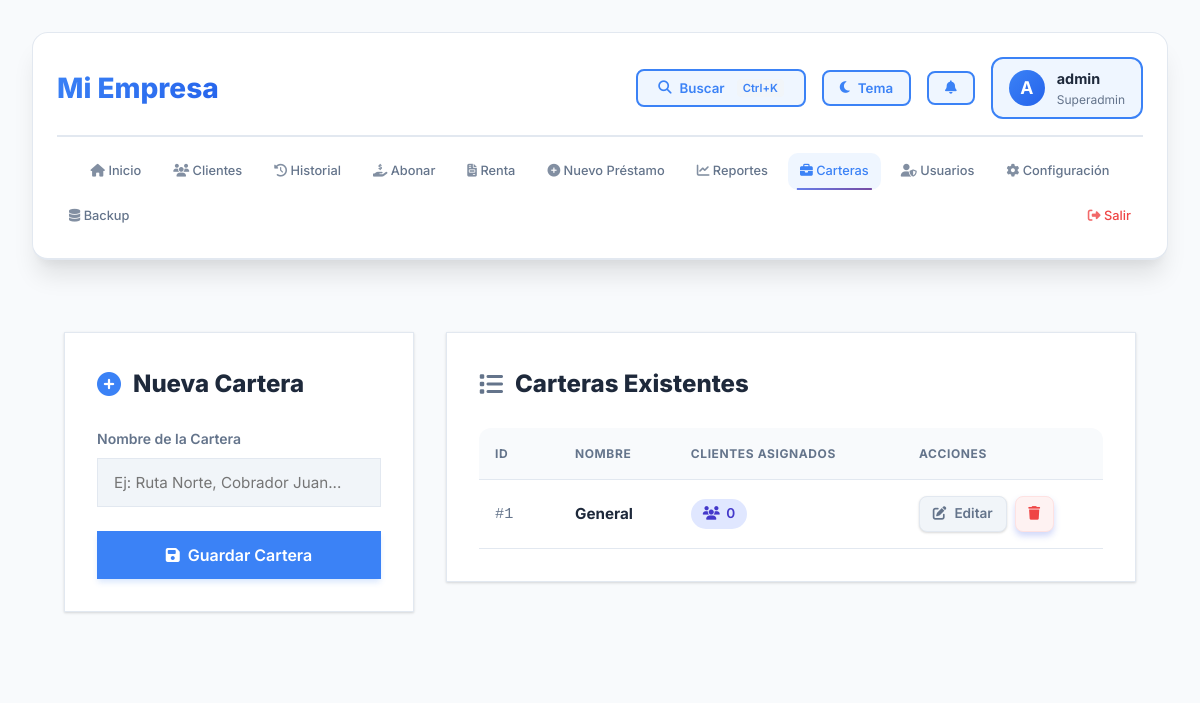
Screenshot of /portfolios.php (signed in) with the database file from the repository.
### tables this page shows
CREATE TABLE IF NOT EXISTS portfolios (
    id INT AUTO_INCREMENT PRIMARY KEY,
    name VARCHAR(255) UNIQUE NOT NULL,
    created_at TIMESTAMP DEFAULT CURRENT_TIMESTAMP
);

### portfolios.php (the view, shortened to what this page needs)
<?php
require 'db.php';
$edit_portfolio = null;
$portfolios = $pdo->query("
    SELECT p.*, COUNT(c.id) as client_count
    FROM portfolios p
    LEFT JOIN clients c ON p.id = c.portfolio_id
    GROUP BY p.id
    ORDER BY p.name ASC
")->fetchAll();
require 'components/enhanced_header.php';
?>
<div class="container">
    <div class="main-grid">
        <div class="card">
            <h2>
                <i class="fas fa-<?= $edit_portfolio ? 'edit' : 'plus-circle' ?>"
                    style="color: var(--primary-color);"></i>
                <?= $edit_portfolio ? 'Editar Cartera' : 'Nueva Cartera' ?>
            </h2>
            <form method="POST">
                <div class="form-group">
                    <label>Nombre de la Cartera</label>
                    <input type="text" name="name" class="form-control" required
                        value="<?= $edit_portfolio ? htmlspecialchars($edit_portfolio['name']) : '' ?>"
                        placeholder="Ej: Ruta Norte, Cobrador Juan...">
                </div>
                <div style="display: flex; flex-direction: column; gap: 1rem;">
                    <button type="submit" class="btn btn-primary btn-block">
                        <i class="fas fa-save"></i>
                        <?= $edit_portfolio ? 'Actualizar' : 'Guardar' ?> Cartera
                    </button>
                </div>
            </form>
        </div>
        <div class="card">
            <h2><i class="fas fa-list" style="color: var(--text-secondary);"></i> Carteras Existentes</h2>
            <div class="table-container">
                <table class="modern-table">
                    <thead>
                        <tr>
                            <th style="width: 80px;">ID</th>
                            <th>Nombre</th>
                            <th>Clientes Asignados</th>
                            <th style="width: 200px;">Acciones</th>
                        </tr>
                    </thead>
                    <tbody>
                        <?php foreach ($portfolios as $portfolio): ?>
                            <tr>
                                <td><span
                                        style="font-family: monospace; color: var(--text-secondary);">#<?= $portfolio['id'] ?></span>
                                </td>
                                <td><strong><?= htmlspecialchars($portfolio['name']) ?></strong></td>
                                <td>
                                    <span class="badge-clients">
                                        <i class="fas fa-users"></i> <?= $portfolio['client_count'] ?>
                                    </span>
                                </td>
                                <td>
                                    <div class="action-buttons">
                                        <a href="portfolios.php?edit=<?= $portfolio['id'] ?>"
                                            class="btn btn-secondary btn-sm">
                                            <i class="fas fa-edit"></i> Editar
                                        </a>
                                        <?php if ($portfolio['client_count'] == 0): ?>
                                            <a href="portfolios.php?delete=<?= $portfolio['id'] ?>"
                                                class="btn btn-danger btn-sm"
                                                onclick="return confirm('¿Seguro que deseas eliminar esta cartera?')">
                                                <i class="fas fa-trash"></i>
                                            </a>
                                        <?php endif; ?>
                                    </div>
                                </td>
                            </tr>
                        <?php endforeach; ?>
                    </tbody>
                </table>
            </div>
        </div>
    </div>
</div>
</body>
</html>

### style.css (style rules this page uses)
:root { --primary: linear-gradient(135deg, #667eea 0%, #764ba2 100%); --primary-solid: #667eea; --primary-dark: #5568d3; --secondary: #f093fb; --bg: #f0f4f8; --surface: #ffffff; --text: #1a202c; --text-light: #718096; --border: #e2e8f0; --success: #48bb78; --success-light: #c6f6d5; --danger: #f56565; --warning: #ed8936; --info: #4299e1; --radius: 16px; --shadow-sm: 0 1px 3px 0 rgba(0, 0, 0, 0.1), 0 1px 2px 0 rgba(0, 0, 0, 0.06); --shadow: 0 10px 15px -3px rgba(0, 0, 0, 0.1), 0 4px 6px -2px rgba(0, 0, 0, 0.05); --shadow-lg: 0 20px 25px -5px rgba(0, 0, 0, 0.1), 0 10px 10px -5px rgba(0, 0, 0, 0.04); }
* { box-sizing: border-box; margin: 0; padding: 0; font-family: 'Inter', system-ui, -apple-system, sans-serif; }
body { background: var(--bg-secondary); color: var(--text-primary); line-height: 1.6; padding: 2rem; min-height: 100vh; }
body::before { content: ''; position: fixed; top: 0; left: 0; right: 0; bottom: 0; pointer-events: none; z-index: 0; }
.container { max-width: 1400px; margin: 0 auto; position: relative; z-index: 1; }
h2 { font-size: 1.5rem; font-weight: 700; color: var(--text-primary); margin-bottom: 1rem; }
.card { background: var(--bg-primary); backdrop-filter: blur(10px); border-radius: var(--radius); padding: 2rem; box-shadow: var(--shadow); margin-bottom: 2rem; border: 1px solid var(--border-color); transition: transform 0.3s ease, box-shadow 0.3s ease; animation: fadeIn 0.5s ease-out; }
.btn { display: inline-block; padding: 0.875rem 1.75rem; background: var(--primary); color: white; text-decoration: none; border-radius: 12px; border: none; font-weight: 600; font-size: 0.95rem; cursor: pointer; transition: all 0.3s ease; box-shadow: 0 4px 6px rgba(102, 126, 234, 0.3); position: relative; overflow: hidden; }
.btn::before { content: ''; position: absolute; top: 50%; left: 50%; width: 0; height: 0; border-radius: 50%; background: rgba(255, 255, 255, 0.3); transform: translate(-50%, -50%); transition: width 0.6s, height 0.6s; }
.btn-sm { padding: 0.5rem 1rem; font-size: 0.875rem; }
.btn-secondary { background: white; border: 2px solid var(--border); color: var(--text-primary); box-shadow: var(--shadow-sm); }
.form-group { margin-bottom: 1.5rem; }
label { display: block; margin-bottom: 0.5rem; font-weight: 600; color: var(--text-primary); font-size: 0.9rem; }
input, select, textarea { width: 100%; padding: 0.875rem 1rem; border: 2px solid var(--border); border-radius: 12px; font-size: 1rem; transition: all 0.3s ease; background: white; }
table { width: 100%; border-collapse: separate; border-spacing: 0; }
th, td { padding: 1rem 1.25rem; text-align: left; }
th { font-weight: 700; color: var(--text-primary); background: linear-gradient(135deg, #f7fafc 0%, #edf2f7 100%); font-size: 0.85rem; text-transform: uppercase; letter-spacing: 0.5px; }
th:first-child { border-top-left-radius: 12px; }
th:last-child { border-top-right-radius: 12px; }
tr { transition: all 0.2s ease; }
tbody tr { border-bottom: 1px solid var(--border); }
tbody tr:last-child { border-bottom: none; }
tbody tr:last-child td:first-child { border-bottom-left-radius: 12px; }
tbody tr:last-child td:last-child { border-bottom-right-radius: 12px; }

### rows the page displays
portfolios: id "1", name "General", client_count "0"

### other values shown
$company_name "Mi Empresa"
substr($_SESSION['username'] ?? 'U', 0, 1) "A"
$_SESSION['username'] "admin"
$user_role "Superadmin"
